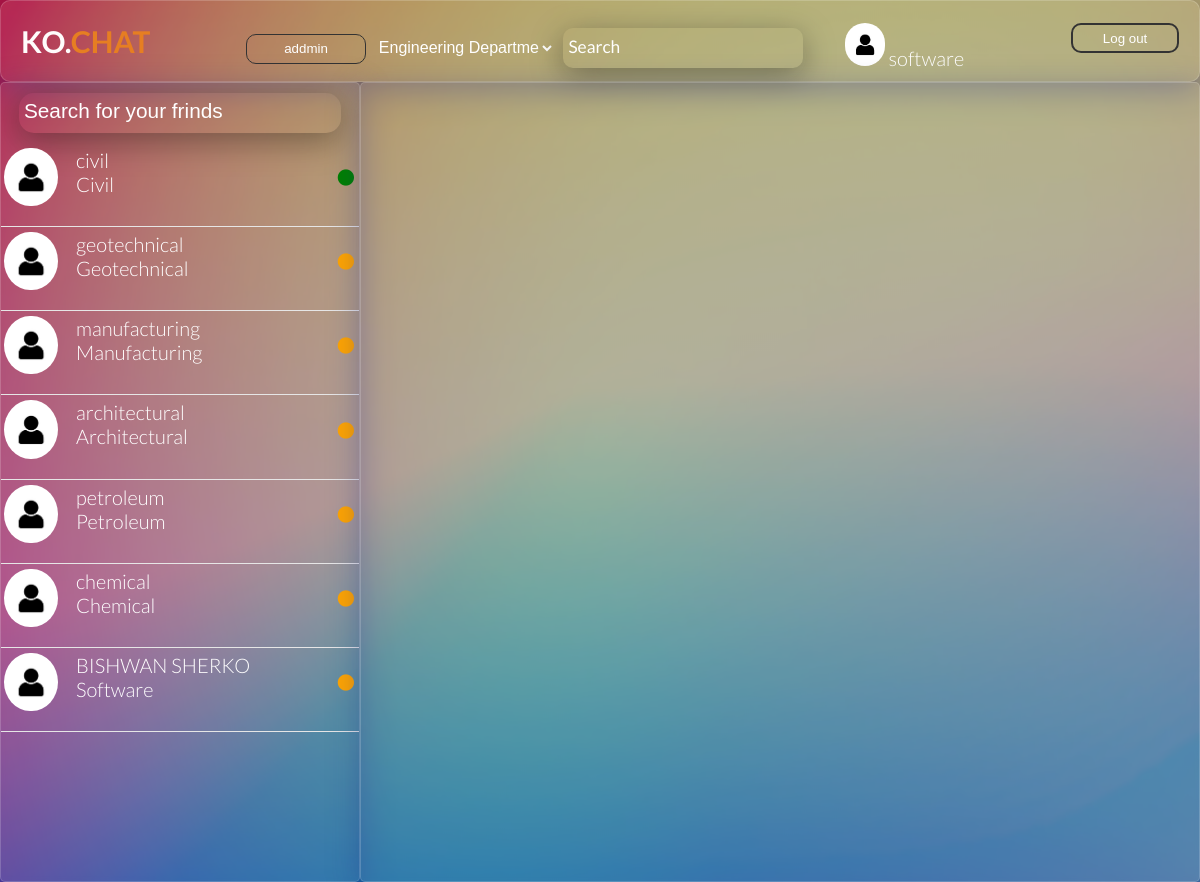
Screenshot of /home.php (signed in) with the database file from the repository.
### tables this page shows
CREATE TABLE `user` (
  `first_name` varchar(32) NOT NULL,
  `last_name` varchar(32) NOT NULL,
  `email` varchar(32) NOT NULL,
  `password` varchar(32) NOT NULL,
  `department` varchar(32) NOT NULL,
  `stage` varchar(32) NOT NULL,
  `id` int(11) NOT NULL,
  `active` tinyint(4) NOT NULL DEFAULT 0,
  `type` int(1) NOT NULL DEFAULT 0
);

### home.php (the view, shortened to what this page needs)
<?php
  include "connection.php";
  ?>
<!DOCTYPE html>
<html>
<head>
    <link type="text/css" href="style2.css?v=<?php echo time(); ?>" rel="stylesheet">
    <link type="text/css" href="responsive_home.css?v=<?php echo time(); ?>" rel="stylesheet">
    <link rel="stylesheet" type="text/css" href="vendors/css/ionicons.min.css">
</head>
<body>
    <section class="all">
<div class="header">
    <h1>ko.<span class="chat-edit">chat</span></h1>
<?php
$type='visible';
if($_SESSION['type']==='1'){
    $type='visible';
}
else{
    $type='hidden';
}
?>
    <a href="#poppap"><button class="addmin" id="addmin" style="visibility:<?php echo $type; ?>;">addmin</button></a>
    <select class="groups">
        <option>Engineering Departments</option>
    </select>
    <input type="text" placeholder="Search" class="search_box">
    <div class="user_info">
    <p>
        <a href="#" class="pro_link">
        <img src="user.jpg" class="pro_img">
        <span class="name"><?php echo $_SESSION['first_name'] ;?></span>
    </a>
    </p>
    <a href="log_out.php"><button class="log_out">Log out</button></a>
</div>
</div>
<div class="frind">
<input type="text" class="frind_search" placeholder="Search for your frinds">
        <?php
        if($_SESSION['type']==1){
            $sql="SELECT * FROM user WHERE (type='1' ||department='".$_SESSION['department']."')&&email!='".$_SESSION['email']."'";
            $result=mysqli_query($connection,$sql);
        }else{
             $department=$_SESSION['department'];
             $sql="SELECT * FROM user WHERE (type='0' ||first_name='".$department."')&&email!='".$_SESSION['email']."'";
             $result=mysqli_query($connection,$sql);
        }
             if(mysqli_num_rows($result)>0){
                while ($row=mysqli_fetch_assoc($result)){
                ?>
                 <?php $get_frind_name_by_email=$row['email'];?>
                <a href="#" id="<?php echo $get_frind_name_by_email;?>" onclick="load_message(this)">
                   <div class="content">
    <img class="frind_img" src="user.jpg">
    <div class="details">
    <span class="frind_name" > <?php echo $row['first_name'];?></span><span class="frind_name"> <?php echo $row['last_name'];?></span>
    <p class="rseve_massege"><?php echo $row['department'];?></p>
</div>
</div>
<?php
if($row['active']==="1"){
    ?>
    <div class="status_dot" style="color:green;"><i class="ion-record"></i></div>
    <?php
}
else{
    ?>
    <div class="status_dot" style="color:orange;"><i class="ion-record"></i></div>
    <?php
}
?>
</a>
               <?php
                }
             }
        ?>
</div>
<div class="chat">
    </div>
</section>
</body>
</html>

### style2.css (style rules this page uses)
* { margin: 0px; padding: 0px; box-sizing: border-box; }
body { overflow: hidden; font-size: 20px; color: #fff; font-weight: 300; font-family: 'Lato',sans-serif; text-rendering: optimizeLegibility; background-image:linear-gradient(rgba(0, 0, 0, 0.315),rgba(0, 0, 0, 0.356)),url(back.jpg); background-position:bottom; background-size: cover; height: 100vh; margin-top: 0px; }
.header { padding: 2px 0; width: 100%; height: 10%; background: rgba( 255, 255, 255, 0.10 ); box-shadow: 0 8px 32px 0 rgba( 31, 38, 135, 0.37 ); backdrop-filter: blur( 2.5px ); -webkit-backdrop-filter: blur( 2.5px ); border-radius: 10px; border: 1px solid rgba( 255, 255, 255, 0.18 ); margin-top: 0px; }
.addmin { background-color: transparent; color: #fff; width: 10%; cursor: pointer; border: 1px solid #333; height: 30px; border-radius: 10px; margin-left: 10%; margin-right: 5px; }
.groups { font-size: 80%; width: 15%; height: 30px; outline: none; margin-right: 5px; background-color: transparent; border: 0; color: #fff; }
.groups option { color: #fff; background-color: #333; }
h1 { text-transform: uppercase; color: #fffcfc; margin: 20px; display: inline-block; }
.chat-edit { color:#e67e22; }
.search_box { width: 20%; height: 40px; background: transparent; outline: none; border: 0; border-radius: 10px; box-shadow: 0 8px 32px 0 rgba(8, 8, 8, 0.37); color: black; font-family: 'Lato',sans-serif; }
.user_info { float: right; width: 30%; height: 100%; position: relative; }
.user_info p { position: absolute; margin-bottom:0px; display: inline; bottom: 3px; }
.log_out { cursor: pointer; outline: none; font-weight: 300; background: transparent; margin: 20px; width: 30%; height: 30px; float: right; color: #fff; border: 0; border-radius: 10px; border:solid 2px #333; transition: background-color 0.2s,border-color 0.2s,color 0.2s; }
.pro_img { width: 40px; border-radius: 25px; }
.pro_link { text-decoration: none; color: #fff; font-family: 'lato',sans-serif; padding-left: 5px; }
.frind { overflow: hidden; width: 30%; background: rgba( 255, 255, 255, 0.10 ); box-shadow: 0 8px 32px 0 rgba( 31, 38, 135, 0.37 ); backdrop-filter: blur( 2.5px ); -webkit-backdrop-filter: blur( 2.5px ); border-radius: 5px; border: 1px solid rgba( 255, 255, 255, 0.18 ); height: 100vh; float: left; overflow-y: scroll; }
.chat { width: 70%; float: right; background: rgba( 255, 255, 255, 0.10 ); box-shadow: 0 8px 32px 0 rgba( 31, 38, 135, 0.37 ); backdrop-filter: blur( 2.5px ); -webkit-backdrop-filter: blur( 2.5px ); border-radius: 5px; border: 1px solid rgba( 255, 255, 255, 0.18 ); height: 100vh; }
.frind_search { width: 90%; height: 40px; background: transparent; outline: none; border:0; box-shadow: 0 8px 32px 0 rgba(8, 8, 8, 0.37); font-size: 80%; border-radius: 15px; margin: 10px 5%; }
.frind a { margin-top: 5px; display: flex; align-items: center; padding-bottom: 20px; justify-content: space-between; border-bottom: 1px solid #e6e6e6; text-decoration: none; color: #fff; }
.content { display: flex ; }
.details { margin-left: 15px; }
.frind_img { width: 60px; border-radius: 35px; padding-right: 3px; padding-left: 3px; }
.status_dot { margin-right: 5px; }

### responsive_home.css (style rules this page uses)
@media only screen and (max-width : 1270px) { .addmin { margin-left: 6%; } }
@media only screen and (max-width : 1270px) { .search_box { width: 20%; } }

### rows the page displays
user: first_name "civil", department "Civil", active 1 (drawn)
user: first_name "geotechnical", department "Geotechnical", active 0 (drawn)
user: first_name "manufacturing", department "Manufacturing", active 0 (drawn)
user: first_name "architectural", department "Architectural", active 0 (drawn)
user: first_name "petroleum", department "Petroleum", active 0 (drawn)
user: first_name "chemical", department "Chemical", active 0 (drawn)
user: first_name "BISHWAN", last_name "SHERKO", department "Software", active 0 (drawn)

### other values shown
$_SESSION['first_name'] "software"
